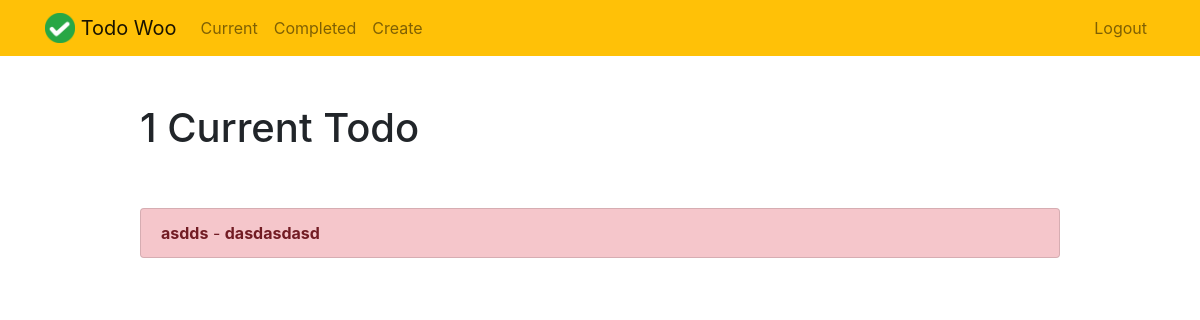
The page /todowoo/current/ (signed in) on the database as committed earlier.
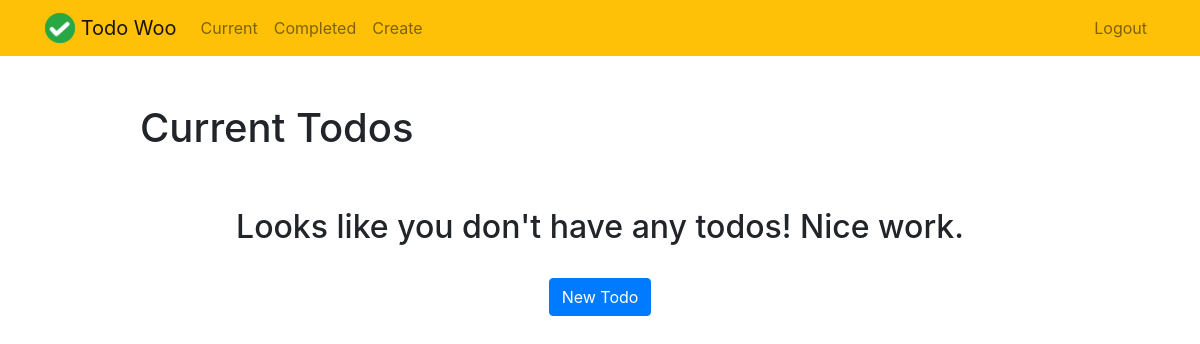
The same page on the database as committed later.
### todowoo/models.py (models this page shows, shortened)
class Todo(models.Model):
    title= models.CharField(max_length=100)
    memo = models.TextField(blank=True)
    created = models.DateTimeField(auto_now_add=True)
    datecompleted=models.DateTimeField(null=True, blank=True)
    important = models.BooleanField(default=False)
    user = models.ForeignKey(User, on_delete=models.CASCADE)
    deleteTodoOrNot = models.BooleanField(default=False)

### todowoo/views.py (the view)
# urls.py: path('current/', views.currenttodos, name='currenttodos'),
def currenttodos(request):
    todos = Todo.objects.filter(user = request.user, datecompleted__isnull = True, deleteTodoOrNot = False)
    return render(request, 'todowoo/currenttodos.html',{'todos': todos})

### todowoo/templates/todowoo/currenttodos.html
{% extends "todowoo/base.html" %}
{% block content %}
    <div class="row justify-content-center mt-5">
        <div class="col-md-10">
            {% if todos %}
                 <h1>{{ todos.count }} Current Todo{{ todos.count|pluralize }}</h1>
            {% else %}
                           <h1>Current Todos</h1>
            {% endif %}
        </div>
    </div>
    <div class="row justify-content-center mt-5">
        <div class="col-md-10">
        {% if todos %}
            <div class="list-group">
                {% for todo in todos %}
                    <a href="{% url 'todowoo:viewtodo' todo.id %}" class="list-group-item list-group-item-action{% if todo.important %} list-group-item-danger{% endif %}"><b>{{ todo.title }}</b>{% if todo.memo %} - <b>{{ todo.memo|truncatechars:30 }}</b>{% endif %}</a>
                {% endfor %}
            </div>
        {% else %}
            <div class="text-center">
                <h2>Looks like you don't have any todos! Nice work.</h2>
            <br>
            <a role="button" class="btn btn-primary" href="{% url 'todowoo:createtodo' %}">New Todo</a>
            </div>
        {% endif %}
        </div>
    </div>
{% endblock %}

Rows that differ between the two databases and show on the page:
removed Todo: title "asdds", memo "dasdasdasd"
Other text that changed with them:
{{ todos.count }}: "1" → (not shown)
text no longer shown: "Current Todo"
text now shown: "Current Todos Looks like you don't have any todos! Nice work. New Todo"
